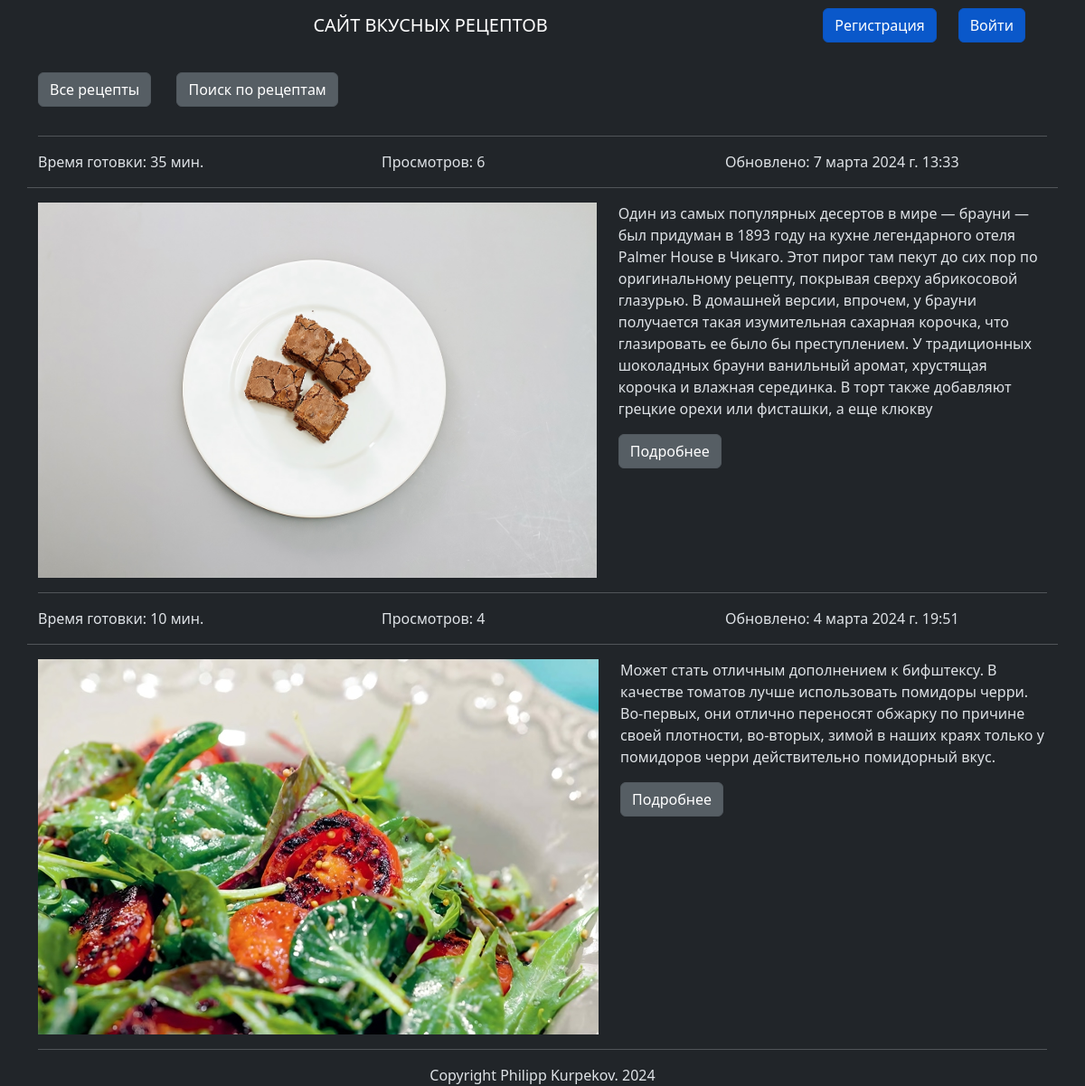
The app's page /recipes/8/, older data.
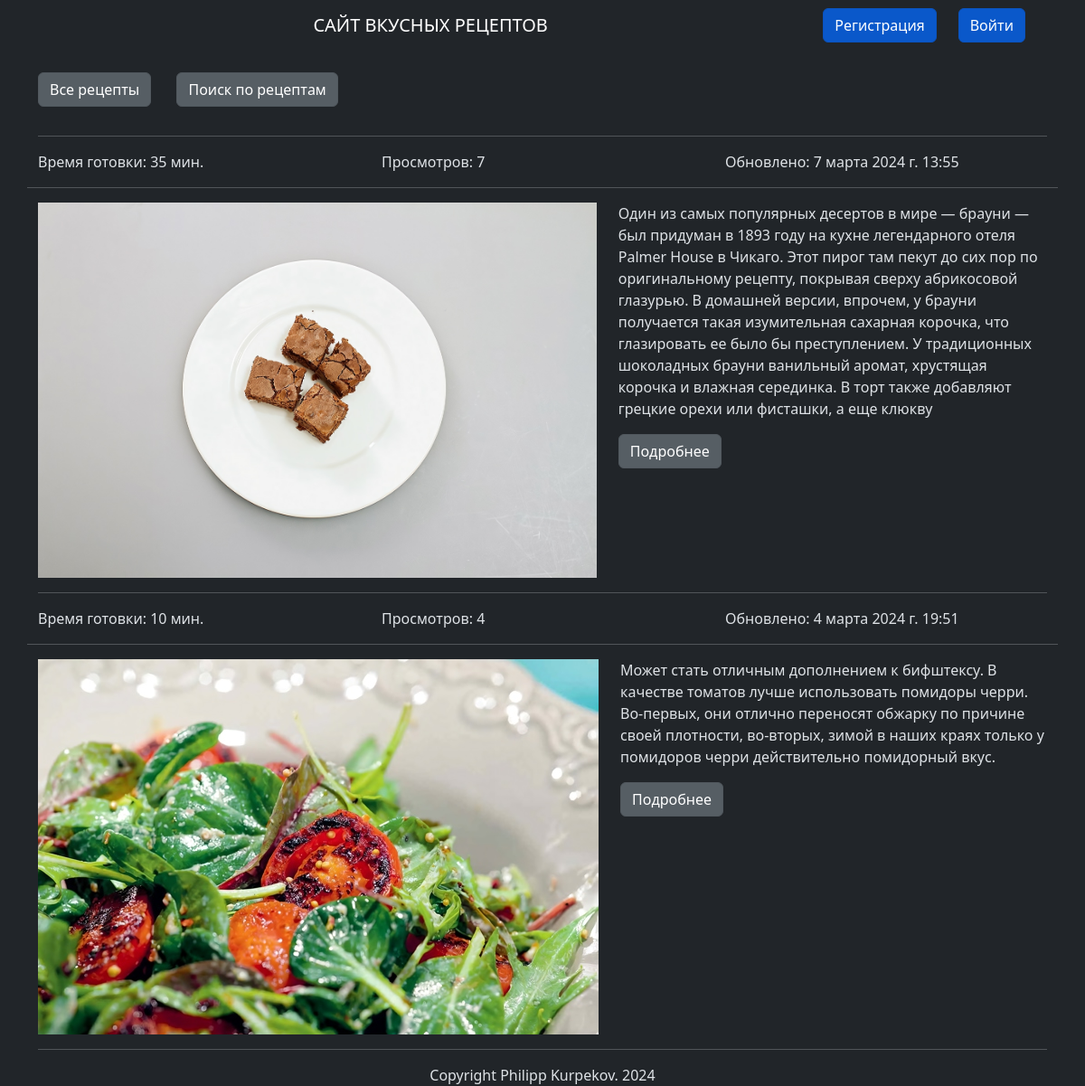
The same page, newer data.
### recipes/models.py (models this page shows, shortened)
class Recipe(models.Model):
    title = models.CharField(max_length=200, unique=True,
                             verbose_name="Название рецепта")
    author = models.ForeignKey(User, on_delete=models.CASCADE,
                               verbose_name="Автор рецепта")
    description = models.TextField(default="",
                                   verbose_name="Краткое описание")
    cooking_steps = models.TextField(default="",
                                     verbose_name="Шаги приготовления")
    ingredients = models.ManyToManyField(Ingredients,
                                         verbose_name="Ингридиенты")
    category = models.ManyToManyField(Category,
                                      verbose_name="Категория")
    cooking_time = models.IntegerField(default=0,
                                       verbose_name="Время готовки")
    picture = models.ImageField(null=True, blank=True, upload_to="recipes_img/", verbose_name='Изображение')
    views = models.IntegerField(default=0,
                                verbose_name="Количество просмотров")
    date_of_creation = models.DateTimeField(auto_now_add=True,
                                            verbose_name="Время создания")
    date_of_update = models.DateTimeField(auto_now=True,
                                          verbose_name="Обновлено")

### recipes/views.py (the view)
# urls.py: path('recipes/<int:author_id>/', views.recipes_by_user, name='recipes_by_user'),
def recipes_by_user(request, author_id):
    if author_id:
        recipes = Recipe.objects.filter(author=author_id).order_by('-date_of_creation')
        return render(request, 'recipes/recipes_by_user.html', {'recipes': recipes})

### recipes/templates/recipes/recipes_by_user.html (shortened to what this page needs)
{% extends "recipes/base.html" %}
{% block content %}
<section class="al mt-3">
    <div class="container justify-content-center">
        {% for recipe in recipes %}
        <div container>
            <hr class="hr hr-blurry" />
            <div class="row">
                <div class="col">
                    <p>Время готовки: {{ recipe.cooking_time }} мин.</p>
                </div>
                <div class="col">
                    <p>Просмотров: {{ recipe.views }}</p>
                </div>
                <div class="col">
                    <p>Обновлено: {{ recipe.date_of_update }}</p>
                </div>
                <hr class="hr hr-blurry" />
            </div>
            <div class="row">
                <div class="col">
                    {% if recipe.picture %}
                    <img src="{{ recipe.picture.url }}"
                         class="d-block " height="415px">
                    {% else %}
                    <p>no image</p>
                    {% endif %}
                </div>
                <div class="col">
                    <p>{{ recipe.description }}</p>
                    <a href="{% url 'recipes:recipe_full' recipe_id=recipe.pk %}"
                       class="btn btn-secondary  active me-4 " role="button" aria-pressed="true"> Подробнее</a>
                </div>
            </div>
            {% endfor %}
        </div>
    </div>
</section>
{% endblock %}

Row changes from the older to the newer data that the page shows:
changed Recipe: views "6" → "7"; date_of_update "7 марта 2024 г. 13:33" → "7 марта 2024 г. 13:55"
